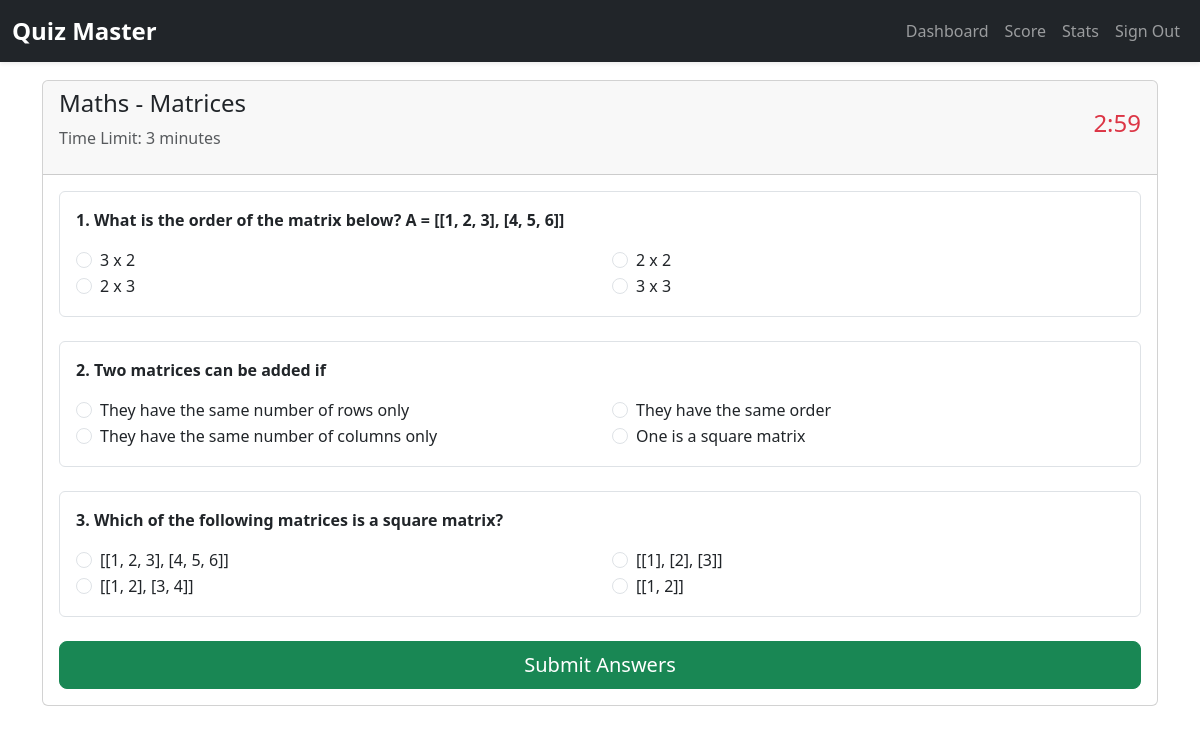
Screenshot of /quiz/1 (signed in) with the database file from the repository.
### app.py (models this page shows)
class Subject(db.Model):
    id = db.Column(db.Integer, primary_key=True)
    name = db.Column(db.String(100), nullable=False)
    description = db.Column(db.Text)
    chapters = db.relationship('Chapter', backref='subject', cascade="all, delete",lazy=True)

class Chapter(db.Model):
    id = db.Column(db.Integer, primary_key=True)
    name = db.Column(db.String(100), nullable=False)
    description = db.Column(db.Text)
    subject_id = db.Column(db.Integer, db.ForeignKey('subject.id'), nullable=False)
    quizzes = db.relationship('Quiz', backref='chapter',cascade="all, delete", lazy=True)

class Quiz(db.Model):
    id = db.Column(db.Integer, primary_key=True)
    chapter_id = db.Column(db.Integer, db.ForeignKey('chapter.id'), nullable=False)
    date_of_quiz = db.Column(db.DateTime, nullable=False)
    time_duration = db.Column(db.Integer)  # Duration in minutes
    remarks = db.Column(db.Text)
    questions = db.relationship('Question', backref='quiz',cascade="all, delete", lazy=True)
    scores = db.relationship('Score', backref='quiz',cascade="all, delete", lazy=True)

class Question(db.Model):
    id = db.Column(db.Integer, primary_key=True)
    quiz_id = db.Column(db.Integer, db.ForeignKey('quiz.id'), nullable=False)
    question_statement = db.Column(db.Text, nullable=False)
    option1 = db.Column(db.String(200), nullable=False)
    option2 = db.Column(db.String(200), nullable=False)
    option3 = db.Column(db.String(200), nullable=False)
    option4 = db.Column(db.String(200), nullable=False)
    correct_option = db.Column(db.Integer, nullable=False)  # 1-4 representing the correct option

### app.py (the view)
@app.route("/quiz/<int:quiz_id>", methods=["GET"])
@login_required
def take_quiz(quiz_id):
    quiz = Quiz.query.get_or_404(quiz_id)  # Fetch the quiz from DB
    return render_template("runquiz.html", quiz=quiz)

### app.py (called while the page is built)
@login_manager.user_loader
def load_user(user_id):
    return User.query.get(int(user_id))

### templates/runquiz.html (shortened to what this page needs)
{% extends "base.html" %}
{% block content %}
<div class="container">
    <div class="card">
        <div class="card-header d-flex justify-content-between align-items-center">
            <div>
                <h4>{{ quiz.chapter.subject.name }} - {{ quiz.chapter.name }}</h4>
                <p class="text-muted">Time Limit: {{ quiz.time_duration }} minutes</p>
            </div>
            <div id="countdown" class="h4 text-danger"></div>
        </div>
        <div class="card-body">
            <form method="POST" action="{{ url_for('submit_quiz', quiz_id=quiz.id) }}" id="quiz-form">
                {% for question in quiz.questions %}
                <div class="question-container p-3 mb-4 border rounded">
                    <p class="fw-bold mb-3">{{ loop.index }}. {{ question.question_statement }}</p>
                    <div class="row">
                        <div class="col-md-6">
                            <div class="form-check">
                                <input class="form-check-input" type="radio" name="q{{ question.id }}" value="1" id="q{{ question.id }}_opt1" required>
                                <label class="form-check-label" for="q{{ question.id }}_opt1">{{ question.option1 }}</label>
                            </div>
                            <div class="form-check">
                                <input class="form-check-input" type="radio" name="q{{ question.id }}" value="2" id="q{{ question.id }}_opt2">
                                <label class="form-check-label" for="q{{ question.id }}_opt2">{{ question.option2 }}</label>
                            </div>
                        </div>
                        <div class="col-md-6">
                            <div class="form-check">
                                <input class="form-check-input" type="radio" name="q{{ question.id }}" value="3" id="q{{ question.id }}_opt3">
                                <label class="form-check-label" for="q{{ question.id }}_opt3">{{ question.option3 }}</label>
                            </div>
                            <div class="form-check">
                                <input class="form-check-input" type="radio" name="q{{ question.id }}" value="4" id="q{{ question.id }}_opt4">
                                <label class="form-check-label" for="q{{ question.id }}_opt4">{{ question.option4 }}</label>
                            </div>
                        </div>
                    </div>
                </div>
                {% endfor %}
                <button type="submit" class="btn btn-success btn-lg w-100">Submit Answers</button>
            </form>
        </div>
    </div>
</div>
{% endblock %}

### rows the page displays
Subject: chapter.subject.name "Maths"
Chapter: chapter.name "Matrices"
Quiz: time_duration "3"
Question: question_statement "What is the order of the matrix below? A = [[1, 2, 3], [4, 5, 6]]", option1 "3 x 2", option2 "2 x 3", option3 "2 x 2", option4 "3 x 3"
Question: question_statement "Two matrices can be added if", option1 "They have the same number of rows only", option2 "They have the same number of columns only", option3 "They have the same order", option4 "One is a square matrix"
Question: question_statement "Which of the following matrices is a square matrix?", option1 "[[1, 2, 3], [4, 5, 6]]", option2 "[[1, 2], [3, 4]]", option3 "[[1], [2], [3]]", option4 "[[1, 2]]"
